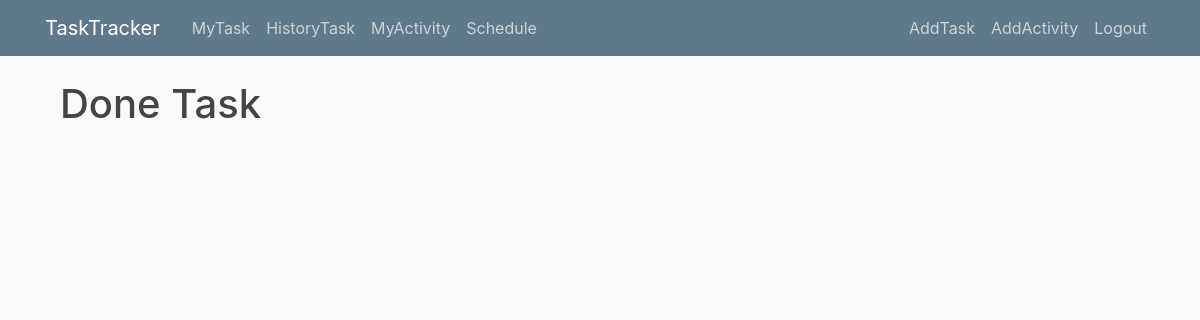
The app's page /donetask/ (signed in), older data.
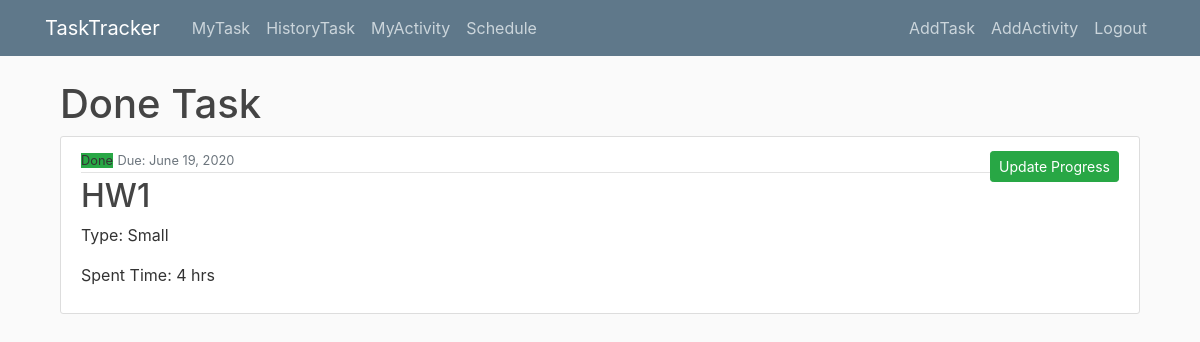
The same page, newer data.
### main/models.py (models this page shows, shortened)
class Task(models.Model):
    MY_CHOICES = (
        ('Small', 'Small'),
        ('Middle', 'Middle'),
        ('Large', 'Large'),
    )
    STATUS_CHOICES = (
    ('OnProgress', 'OnProgress'),
    ('Done', 'Done'),
)
    taskname= models.CharField(max_length=100)
    tasktype= models.CharField(max_length=10,choices=MY_CHOICES)
    duedate= models.DateField(default=timezone.now)
    spenttime= models.PositiveIntegerField(default=1)
    status= models.CharField(max_length=20,choices=STATUS_CHOICES,default="OnProgress")
    taskuser =models.ForeignKey(User, on_delete=models.CASCADE)
    objects = models.Manager()

### main/views.py (the view)
# urls.py: path('donetask/', DoneTaskListView.as_view(),name='main-donetask'),
class DoneTaskListView(ListView):
    model = Task
    template_name='main/donetask.html'
    context_object_name = 'donetasks'
    ordering =['-duedate']

### main/templates/main/donetask.html
{% extends "main/base.html" %}
{% block content %}
<main role="main" class="container">
{% if user.is_authenticated %}
  <h1>Done Task</h1>
  {% else %}
  <h1>Welcome</h1>
  <h2>Please Login first!!</h2>
{% endif %}
{% for task in donetasks %}
{% if task.taskuser == user%}
{% if task.status == "Done"%}
<article class="media content-section">
  <div class="media-body">
    <div class="article-metadata">
      <small class="bg-success">{{ task.status}}</small>
      <small class="text-muted">Due: {{ task.duedate|date:"F d, Y" }}</small>
    </div>
    <h2><a class="article-title" href="{% url 'task-detail' task.id %}">{{ task.taskname }}</a></h2>
    <p class="article-content">Type: {{ task.tasktype }}</p>
    <p class="article-content">Spent Time: {{ task.spenttime }} hrs</p>
  </div>
  <a class="btn btn-success btn-sm mt-1 mb-1" href="{% url 'task-update' task.id%}">Update Progress</a>
</article>
{% endif %}
{% endif %}
{% endfor %}
{% endblock content %}

Row changes from the older to the newer data that the page shows:
added Task: status "Done", duedate "June 19, 2020", taskname "HW1", tasktype "Small", spenttime "4"
